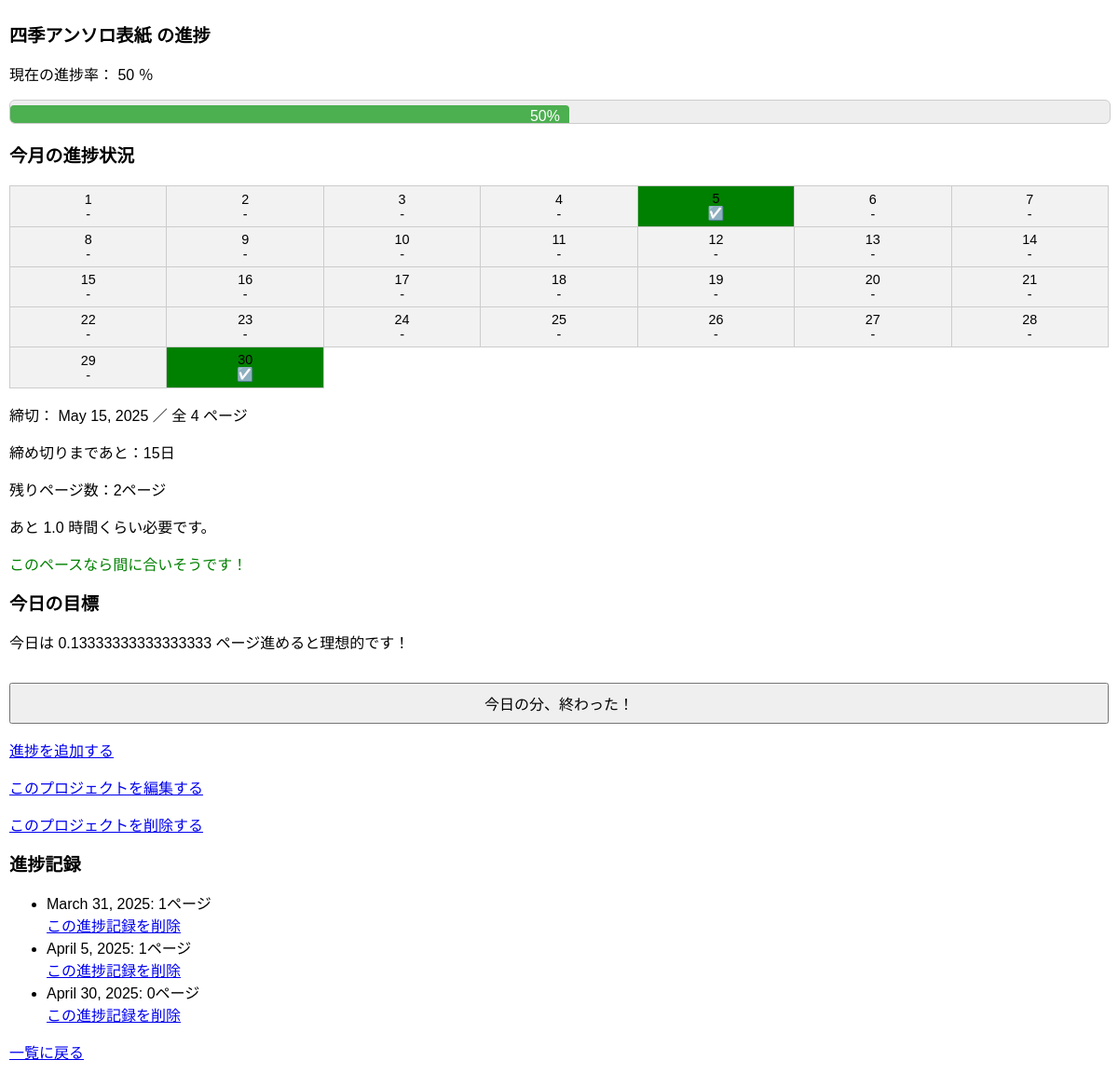
/project/4/, run on the app's committed database.
### manga/models.py (models this page shows, shortened)
class Project(models.Model):
    title = models.CharField(max_length=100)
    total_pages = models.PositiveIntegerField()
    start_date = models.DateField()
    deadline = models.DateField()
    color = models.CharField(max_length=20, default="blue") #カレンダー用
    @property
    def progress_rate(self):
        total_done = sum(p.pages_done for p in self.progress_set.all())
        if self.total_pages == 0:
            return
        return round((total_done / self.total_pages) * 100)
    @property
    def remaining_days(self):
        today = date.today()
        delta = (self.deadline - today).days
        return max(delta, 0)
    @property
    def remaining_pages(self):
        total_done = sum(p.pages_done for p in self.progress_set.all())
        return max(self.total_pages - total_done, 0)
    @property
    def estimated_total_hours(self):
        return round(self.remaining_pages * 0.5, 1)
    @property
    def can_finish_on_time(self):
        if self.remaining_days == 0:
            return False
        return self.remaining_pages / self.remaining_days <= 1 #1日1pで間に合うか？
    @property
    def today_target_pages(self):
        if self.remaining_days == 0:
            return Decimal(str(self.remaining_pages)) #今日中に全部やるパターン（修羅場とか）
        return Decimal(str(self.remaining_pages / self.remaining_days))

class Progress(models.Model):
    project = models.ForeignKey(Project, on_delete=models.CASCADE)
    date = models.DateField()
    pages_done = models.PositiveIntegerField()

### manga/views.py (the view)
# urls.py: path('project/<int:pk>/', views.project_detail, name='project_detail'),
def project_detail(request, pk):
    project = get_object_or_404(Project, pk=pk)
    progresses = Progress.objects.filter(project=project).order_by('date')
    today = date.today()
    year = today.year
    month = today.month
    days_in_month = monthrange(year, month)[1] #今月の日数
    progress_dates = progresses.values_list('date', flat=True)
    calender = []
    for day in range(1, days_in_month + 1):
        d = date(year, month, day)
        calender.append({
            'date': d,
            'has_progress': d in progress_dates,
            'color': project.color #プロジェクトに設定された色
        })
    return render(request, 'manga/project_detail.html', {
        'project': project,
        'progresses': progresses,
        'calender': calender,
    })

### manga/templates/manga/project_detail.html (shortened to what this page needs)
<!DOCTYPE html>
<html>
<head>
</head>
<body>
    <h1>{{ project.title }} の進捗</h1>
    <p>現在の進捗率： {{ project.progress_rate }} ％</p>
    <div class="progress-bar-container">
        <div class="progress-bar" style="width: {{ project.progress_rate }}%;">
            {{ project.progress_rate }}%
        </div>
    </div>
    <h3>今月の進捗状況</h3>
    <table class="calender">
        <tr>
            {% for day in calender %}
            <td style="background-color: {% if day.has_progress %}{{ day.color }}{% else %}#f2f2f2{% endif %} ;">
                {{ day.date.day }}<br>
                {% if day.has_progress %}
                ☑️
                {% else %}
                -
                {% endif %}
            </td>
            {% if forloop.counter|divisibleby:"7" %}
        </tr><tr>
            {% endif %}
            {% endfor %}
        </tr>
    </table>
    <p>締切： {{ project.deadline }} ／ 全 {{ project.total_pages}} ページ</p>
    <p>締め切りまであと：{{ project.remaining_days }}日</p>
    <p>残りページ数：{{ project.remaining_pages }}ページ</p>
    <p>あと {{ project.estimated_total_hours }} 時間くらい必要です。</p>
    {% if project.can_finish_on_time %}
    <p style="color: green;">このペースなら間に合いそうです！</p>
    {% elif project.remaining_days == 0 %}
    <p style="color: red;">締切を超過しています！残り {{ project.remaining_pages }} ページを今日中に終わらせましょう！</p>
    {% else %}
    <p style="color: red;">ペースを上げないと間に合わないかも…！</p>
    {% endif %}
    <h2>今日の目標</h2>
    <p>今日は {{ project.today_target_pages }} ページ進めると理想的です！</p>
    <form method="get" action="{% url 'progress_today_confirm' project.pk %}">
        <button type="submit">今日の分、終わった！</button>
    </form>
    <p><a href="{% url 'progress_add' project.pk %}">進捗を追加する</a></p>
    <p><a href="{% url 'project_edit' project.pk %}">このプロジェクトを編集する</a></p>
    <p><a href="{% url 'project_delete' project.pk %}" onclick="return confirm('こちらはプロジェクトの削除です。本当に削除しますか？');">このプロジェクトを削除する</a></p>
    <h2>進捗記録</h2>
    <ul>
        {% for progress in progresses %}
            <li>{{ progress.date }}: {{ progress.pages_done }}ページ</li>
            <a href="{% url 'progress_delete' progress.id %}" onclick="return confirm('本当に削除しますか？');">この進捗記録を削除</a>
        {% empty %}
            <li>まだ記録がありません。</li>
        {% endfor %}
    </ul>
    <p><a href="{% url 'project_list' %}">一覧に戻る</a></p>
</body>
</html>

### manga/templates/manga/project_detail.html (style rules this page uses)
body { font-family: sans-serif; padding: 10px; margin: 0; }
h1,h2,h3 { font-size: 1.2em; }
button, input[type="submit"] { padding: 0.5em 1em; font-size: 1em; width: 100%; margin-top: 1em; }
.calender { width: 100%; table-layout: fixed; border-collapse: collapse; margin-bottom: 1em; }
.calender td { padding: 5px; border: 1px solid #ccc; text-align: center; font-size: 0.9em; word-wrap: break-word; }
.progress-bar { width: 100%; height: 1em; background-color: #eee; margin: 5px 0; border-radius: 4px; overflow: hidden; }
.progress-bar-container { width: 100%; background-color: #eee; border: 1px solid #ccc; height: 24px; border-radius: 6px; overflow: hidden; margin-bottom: 10px; }
.progress-bar { height: 100%; background-color: #4CAf50; text-align: right; padding-right: 10px; color: white; line-height: 24px; transition: width 0.3s ease; }
.calender { width: 100%; table-layout: fixed; text-align: center; }
.calender td { padding: 5px; border: 1px solid #ccc; font-size: 0.9em; }

### data on the page
Project: title "四季アンソロ表紙", progress_rate "50", deadline "May 15, 2025", total_pages "4", remaining_days "15", remaining_pages "2", estimated_total_hours "1.0", today_target_pages "0.13333333333333333"
Progress: date "March 31, 2025", pages_done "1"
Progress: date "April 5, 2025", pages_done "1"
Progress: date "April 30, 2025", pages_done "0"

### other printed values
{{ day.date.day }} "1" "2" "3" "4" "5" "6" "7" "8" "9" "10" "11" "12" "13" "14" "15" "16" "17" "18" "19" "20" "21" "22" "23" "24" "25" "26" "27" "28" "29" "30"
